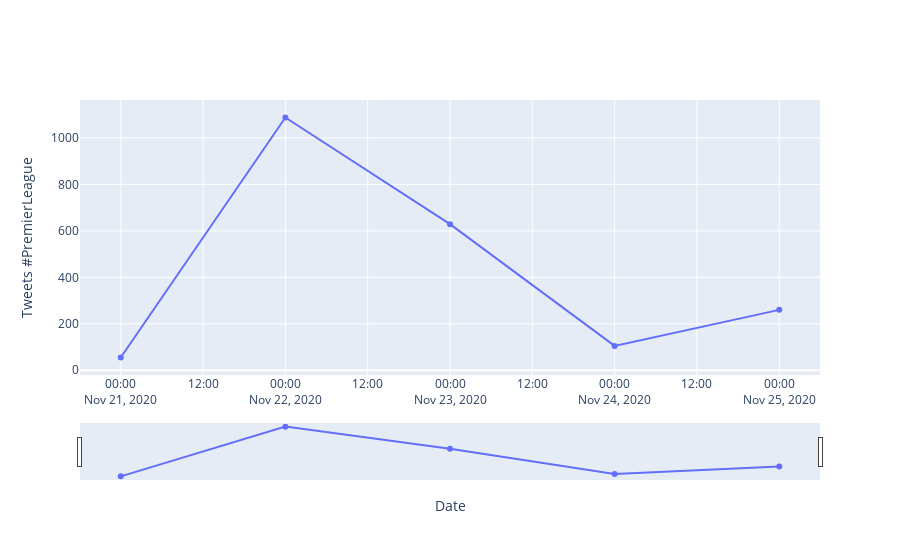

Write notebook code for a chart like this one.
### Code cell
import plotly.graph_objs as go
#Declare figure
fig = go.Figure()

#add a trace
fig.add_trace(go.Scatter(x=prin.Date, y=prin['Coun'], mode='lines+markers',
                    name='lines+markers'))
#Update X and Y axis with title
fig.update_xaxes(
    title = 'Date',rangeslider_visible=True
)

fig.update_yaxes(
    title = 'Tweets #PremierLeague'
)

#Show
fig.show()
fig.write_html("../../Fig/Tweets_PremierLeague2.html")

### Figure 1 — Plotly figure (JSON) as saved in the notebook; plotly's stock layout.template omitted (floating-point values rounded to 4 significant figures)
{"data": [{"mode": "lines+markers", "name": "lines+markers", "type": "scatter", "x": ["2020-11-21T00:00:00", "2020-11-22T00:00:00", "2020-11-23T00:00:00", "2020-11-24T00:00:00", "2020-11-25T00:00:00"], "y": [55, 1088, 629, 105, 260]}], "layout": {"xaxis": {"rangeslider": {"visible": true}, "title": {"text": "Date"}}, "yaxis": {"title": {"text": "Tweets #PremierLeague"}}}}
